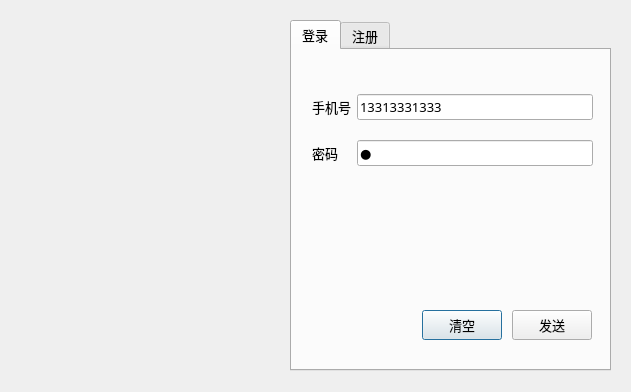
<?xml version="1.0" encoding="UTF-8"?>
<ui version="4.0">
 <class>LoginDialog</class>
 <widget class="QDialog" name="LoginDialog">
  <property name="geometry">
   <rect>
    <x>0</x>
    <y>0</y>
    <width>631</width>
    <height>392</height>
   </rect>
  </property>
  <property name="minimumSize">
   <size>
    <width>631</width>
    <height>392</height>
   </size>
  </property>
  <property name="maximumSize">
   <size>
    <width>631</width>
    <height>392</height>
   </size>
  </property>
  <property name="font">
   <font>
    <family>微软雅黑</family>
    <pointsize>10</pointsize>
   </font>
  </property>
  <property name="windowTitle">
   <string>Dialog</string>
  </property>
  <widget class="QLabel" name="pb_icon">
   <property name="geometry">
    <rect>
     <x>10</x>
     <y>10</y>
     <width>281</width>
     <height>371</height>
    </rect>
   </property>
   <property name="text">
    <string/>
   </property>
   <property name="pixmap">
    <pixmap resource="resource.qrc">:/tb/mimi.png</pixmap>
   </property>
   <property name="scaledContents">
    <bool>true</bool>
   </property>
  </widget>
  <widget class="QTabWidget" name="tw_page">
   <property name="geometry">
    <rect>
     <x>290</x>
     <y>20</y>
     <width>321</width>
     <height>351</height>
    </rect>
   </property>
   <property name="currentIndex">
    <number>0</number>
   </property>
   <widget class="QWidget" name="tab_login">
    <attribute name="title">
     <string>登录</string>
    </attribute>
    <widget class="QPushButton" name="pb_clear">
     <property name="geometry">
      <rect>
       <x>130</x>
       <y>260</y>
       <width>80</width>
       <height>30</height>
      </rect>
     </property>
     <property name="text">
      <string>清空</string>
     </property>
    </widget>
    <widget class="QPushButton" name="pb_login">
     <property name="geometry">
      <rect>
       <x>220</x>
       <y>260</y>
       <width>80</width>
       <height>30</height>
      </rect>
     </property>
     <property name="text">
      <string>发送</string>
     </property>
    </widget>
    <widget class="QWidget" name="layoutWidget">
     <property name="geometry">
      <rect>
       <x>20</x>
       <y>30</y>
       <width>281</width>
       <height>101</height>
      </rect>
     </property>
     <layout class="QGridLayout" name="gridLayout">
      <item row="0" column="0">
       <widget class="QLabel" name="lb_tel">
        <property name="text">
         <string>手机号</string>
        </property>
       </widget>
      </item>
      <item row="0" column="1">
       <widget class="QLineEdit" name="le_tel">
        <property name="text">
         <string>13313331333</string>
        </property>
       </widget>
      </item>
      <item row="1" column="0">
       <widget class="QLabel" name="lb_password">
        <property name="text">
         <string>密码</string>
        </property>
       </widget>
      </item>
      <item row="1" column="1">
       <widget class="QLineEdit" name="le_password">
        <property name="text">
         <string>1</string>
        </property>
        <property name="echoMode">
         <enum>QLineEdit::Password</enum>
        </property>
       </widget>
      </item>
     </layout>
    </widget>
   </widget>
   <widget class="QWidget" name="tab_register">
    <attribute name="title">
     <string>注册</string>
    </attribute>
    <widget class="QWidget" name="layoutWidget">
     <property name="geometry">
      <rect>
       <x>20</x>
       <y>30</y>
       <width>291</width>
       <height>181</height>
      </rect>
     </property>
     <layout class="QGridLayout" name="gridLayout_2">
      <item row="0" column="0">
       <widget class="QLabel" name="lb_tel_register">
        <property name="text">
         <string>手机号</string>
        </property>
       </widget>
      </item>
      <item row="2" column="1">
       <widget class="QLineEdit" name="le_confirm_register">
        <property name="echoMode">
         <enum>QLineEdit::Password</enum>
        </property>
       </widget>
      </item>
      <item row="1" column="0">
       <widget class="QLabel" name="lb_password_register">
        <property name="text">
         <string>密码</string>
        </property>
       </widget>
      </item>
      <item row="2" column="0">
       <widget class="QLabel" name="lb_confirm_register">
        <property name="text">
         <string>确认</string>
        </property>
       </widget>
      </item>
      <item row="0" column="1">
       <widget class="QLineEdit" name="le_tel_register"/>
      </item>
      <item row="1" column="1">
       <widget class="QLineEdit" name="le_password_register">
        <property name="echoMode">
         <enum>QLineEdit::Password</enum>
        </property>
       </widget>
      </item>
      <item row="3" column="0">
       <widget class="QLabel" name="lb_name_register">
        <property name="text">
         <string>昵称</string>
        </property>
       </widget>
      </item>
      <item row="3" column="1">
       <widget class="QLineEdit" name="le_name_register"/>
      </item>
     </layout>
    </widget>
    <widget class="QPushButton" name="pb_login_register">
     <property name="geometry">
      <rect>
       <x>220</x>
       <y>260</y>
       <width>80</width>
       <height>30</height>
      </rect>
     </property>
     <property name="text">
      <string>注册</string>
     </property>
    </widget>
    <widget class="QPushButton" name="pb_clear_register">
     <property name="geometry">
      <rect>
       <x>130</x>
       <y>260</y>
       <width>80</width>
       <height>30</height>
      </rect>
     </property>
     <property name="text">
      <string>清空</string>
     </property>
    </widget>
   </widget>
  </widget>
 </widget>
 <tabstops>
  <tabstop>le_tel_register</tabstop>
  <tabstop>le_password_register</tabstop>
  <tabstop>le_confirm_register</tabstop>
  <tabstop>le_name_register</tabstop>
  <tabstop>pb_login_register</tabstop>
  <tabstop>pb_clear_register</tabstop>
  <tabstop>le_tel</tabstop>
  <tabstop>le_password</tabstop>
  <tabstop>pb_login</tabstop>
  <tabstop>pb_clear</tabstop>
  <tabstop>tw_page</tabstop>
 </tabstops>
 <resources>
  <include location="resource.qrc"/>
 </resources>
 <connections/>
</ui>
